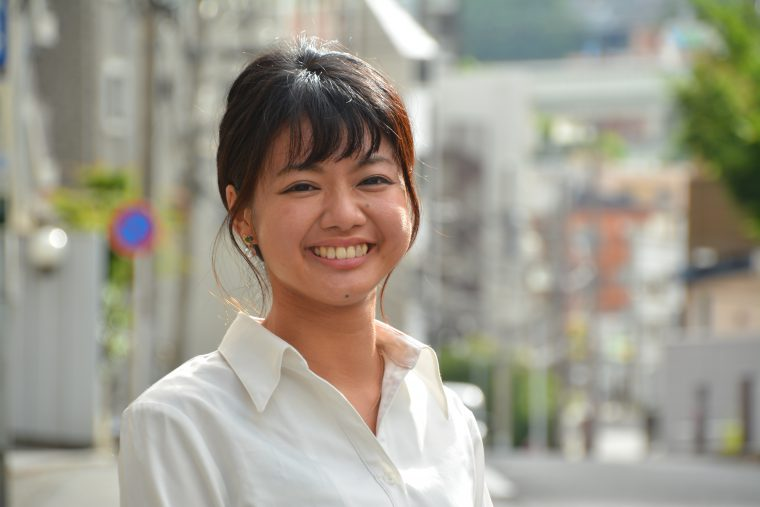
#> input picture adpDSC_5491--1885830139.jpg, 760 x 507 px, found by its file name
$ python opencv.py
#> lines starting #> are read from the running program, lines starting #| are printed output that depends on the picture; after the words box and inside, x2 and y2 are one past the last pixel; in counts of white or black regions, pixels touching at a corner belong together
import cv2

# モザイクをかける関数
def mosaic_area(src, x, y, w, h, mosaic_rate=0.1):
    # 顔部分を切り出す
    face = src[y:y+h, x:x+w]

    # モザイクをかける
    face = cv2.resize(face, (int(w * mosaic_rate), int(h * mosaic_rate)))
    face = cv2.resize(face, (w, h), interpolation=cv2.INTER_NEAREST)

    # 元の画像にモザイクを貼り付ける
    src[y:y+h, x:x+w] = face
    return src

# 画像の読み込み
src = cv2.imread('/Users/nao/programming/face_mosaic/adpDSC_5491--1885830139.jpg')
#> src is the input picture: shape (507, 760, 3); mean B, G, R 141, 154.3, 158.6


# 顔検出用のカスケードファイルのパス
face_cascade_path = '/usr/local/opt/opencv/share/OpenCV/haarcascades/haarcascade_frontalface_default.xml'
face_cascade = cv2.CascadeClassifier(face_cascade_path)
# グレースケールに変換
src_gray = cv2.cvtColor(src, cv2.COLOR_BGR2GRAY)
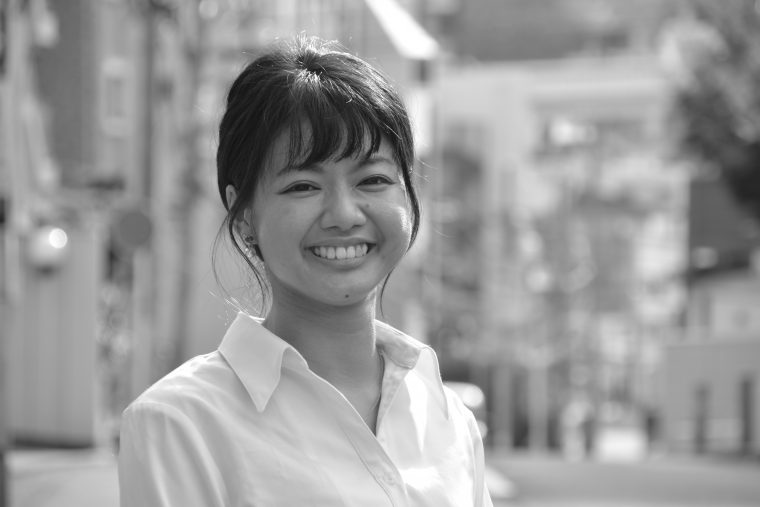
#> src_gray: shape (507, 760); min 13, max 255, mean 154.1

# 顔を検出
faces = face_cascade.detectMultiScale(src_gray, scaleFactor=1.1, minNeighbors=5, minSize=(30, 30))
#> faces = [[267, 128, 153, 153]]

# 顔にモザイクをかける
for (x, y, w, h) in faces:
    src = mosaic_area(src, x, y, w, h)
#> this loop made 1 pass
#> pass 1, in mosaic_area, `face = src[y:y+h, x:x+w]`:
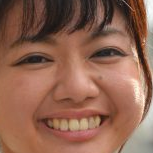
#> face: shape (153, 153, 3); mean B, G, R 81.2, 99.9, 143.5
#> pass 1, in mosaic_area, `face = cv2.resize(face, (w, h), interpolation=cv2.INTER_NEAREST)`:
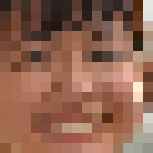
#> face: shape (153, 153, 3); mean B, G, R 81, 99.8, 142.8
#> pass 1, `src = mosaic_area(src, x, y, w, h)`:
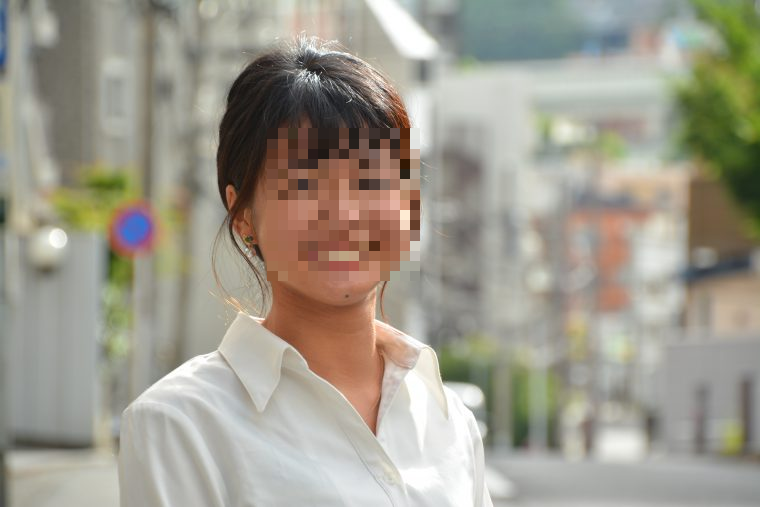
#> src: shape (507, 760, 3); 6.02% of pixels changed, all inside (x1, y1, x2, y2) = (267, 128, 420, 281)

# モザイクをかけた画像を保存
cv2.imwrite('data/dst/opencv_mosaic_face.jpg', src)

print('モザイク処理が完了しました。')

$ run again, with groupphoto-646063736.jpg copied over adpDSC_5491--1885830139.jpg
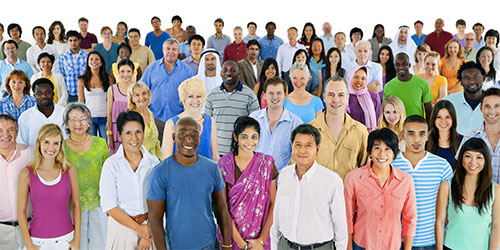
#> input picture groupphoto-646063736.jpg, 500 x 250 px, found by its file name
#> src is the input picture: shape (250, 500, 3); mean B, G, R 151.3, 153.3, 165.2
#> `src_gray = cv2.cvtColor(src, cv2.COLOR_BGR2GRAY)`:
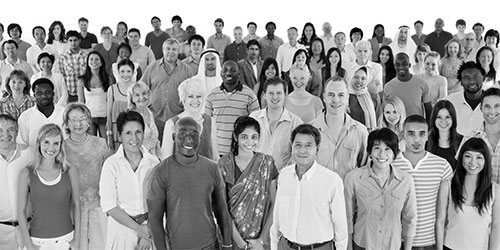
#> src_gray: shape (250, 500); min 0, max 255, mean 156.6
#> faces = [[399, 121, 35, 35], [233, 124, 35, 35], [287, 132, 35, 35]]
#> the loop `for (x, y, w, h) in faces:` made 3 passes
#> (x, y) on passes 1 to 3: (399, 121), (233, 124), (287, 132)
#> after the loop `for (x, y, w, h) in faces:`:
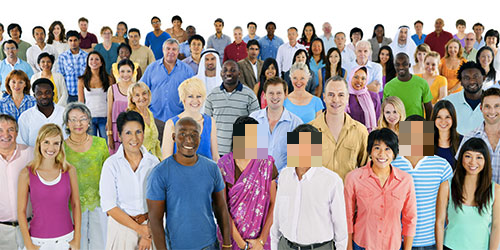
#> src: shape (250, 500, 3); mean B, G, R 151.3, 153.5, 165.4
